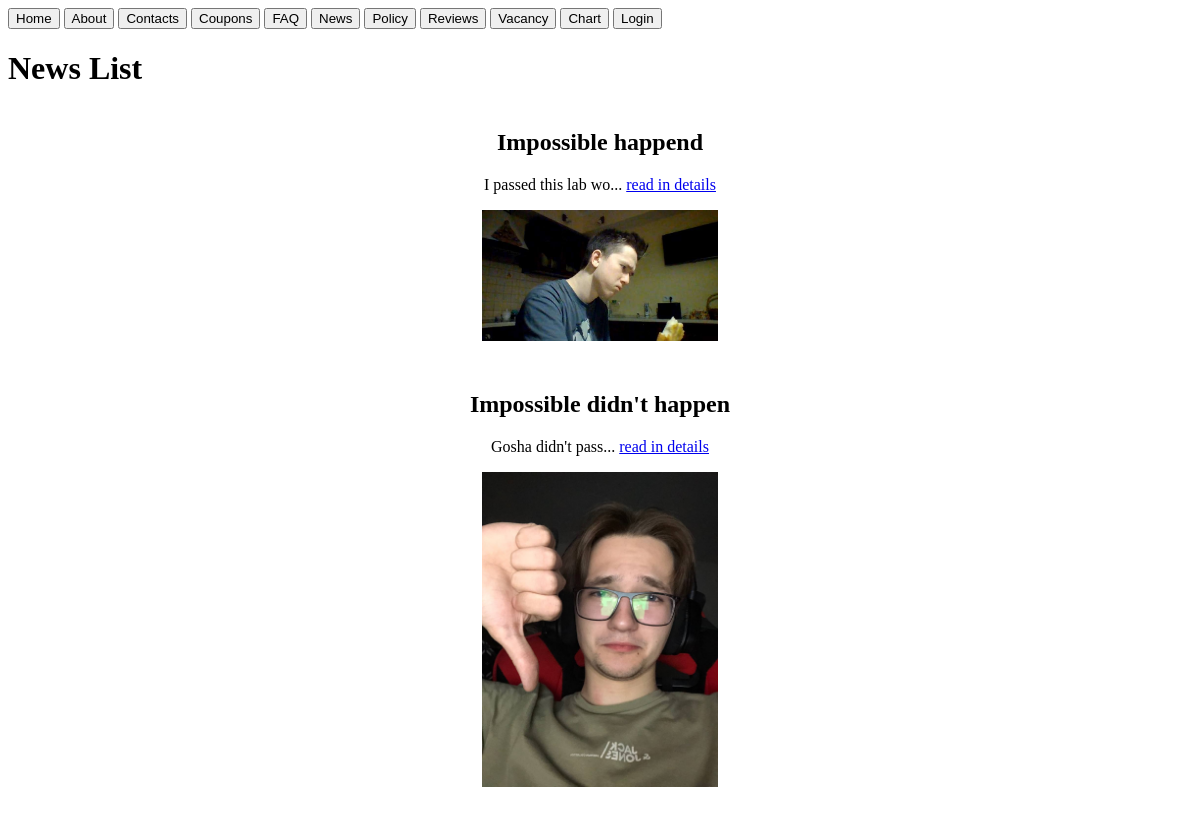
The app's page /news, older data.
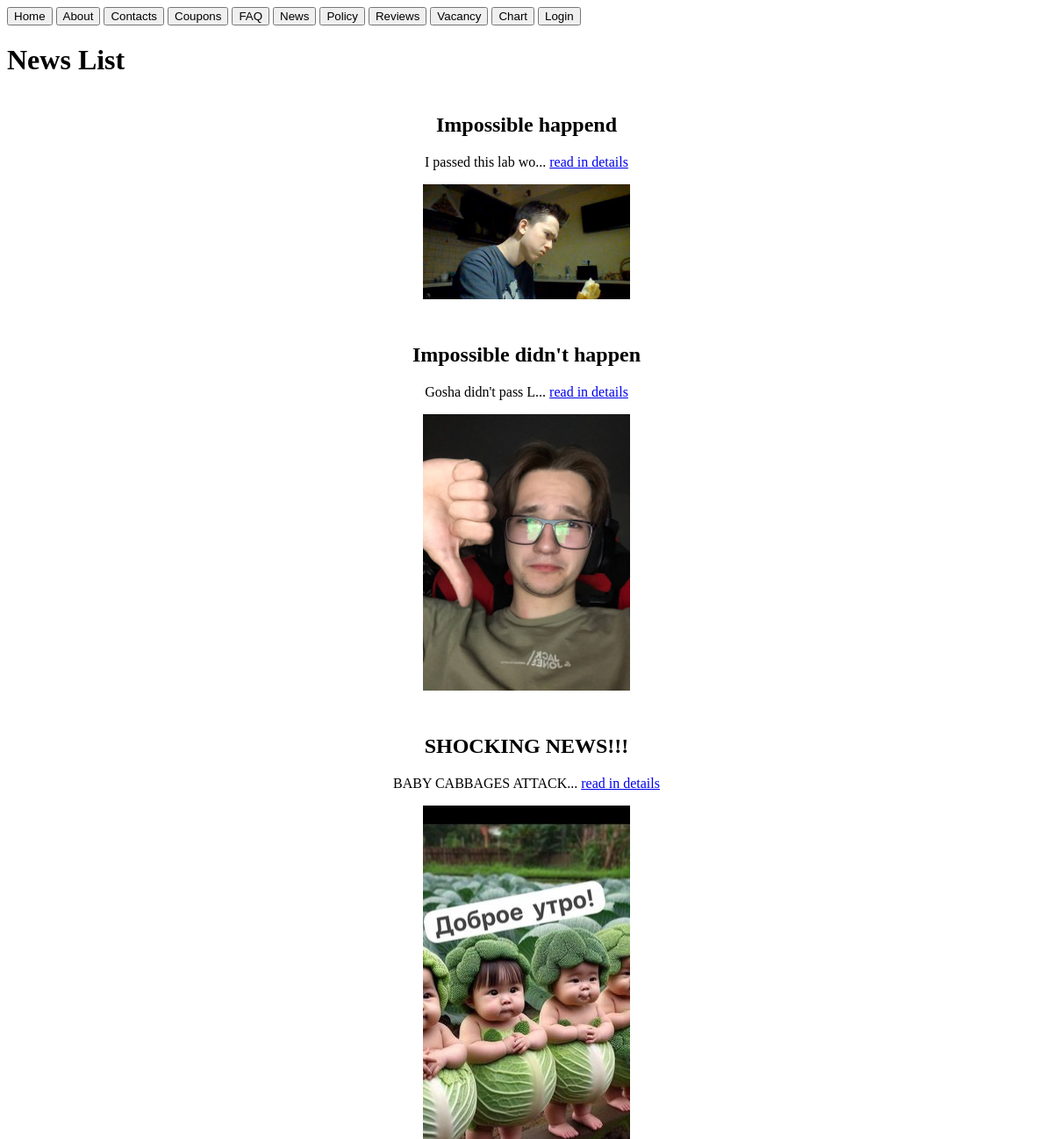
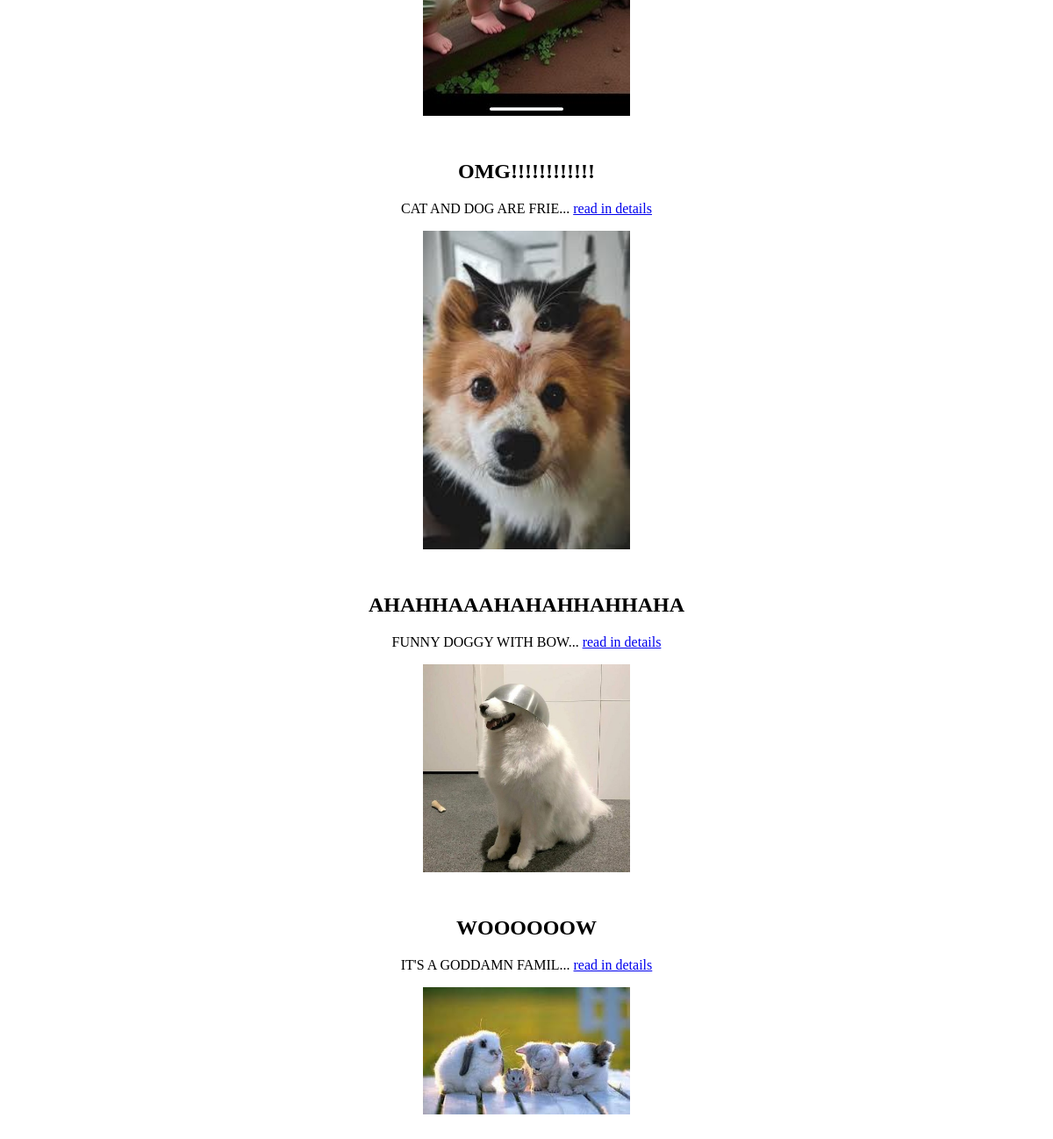
The same page, newer data (2 pictures, top to bottom).
### base/models.py (models this page shows, shortened)
class New(models.Model):
    title = models.CharField(max_length=100, null=False)
    description = models.TextField(null=False)
    image = models.ImageField(upload_to='news_images/')
    @property
    def short_description(self):
        return self.description[:20]

### base/views.py (the view)
# urls.py: path('news', views.news, name = 'news'),
def news(request):
    news_list = New.objects.all()
    return render(request, "base/news.html", {'news_list': news_list})

### base/templates/base/news.html (shortened to what this page needs)
{%include 'navbar.html'%}
<!DOCTYPE html>
<html lang="en">
<head>
</head>
<body>
    <h1>News List</h1>
    {% for news in news_list %}
        <div class="news-item">
            <div class="news-details">
                <h2>{{ news.title }}</h2>
                <p>{{ news.short_description }}... <a href = "{% url 'news_detailed' news.id %}">read in details</a></p>
            </div>
            <img src="{{ news.image.url }}" alt="{{ news.title }}" class="news-image">
        </div>
    {% endfor %}
</body>
</html>

### templates/navbar.html (shortened to what this page needs)
<!DOCTYPE html>
{%load static%}
<html lang="en">
<head>
</head>
<body>
    <a href="/"><button>Home</button></a>
    <a href="/about-us"><button>About</button></a>
    <a href="/contact"><button>Contacts</button></a>
    <a href="/coupons"><button>Coupons</button></a>
    <a href="/faq"><button>FAQ</button></a>
    <a href="/news"><button>News</button></a>
    <a href="/conf"><button>Policy</button></a>
    <a href="/reviews"><button>Reviews</button></a>
    <a href="/vacancies"><button>Vacancy</button></a>
    <a href="/category-chart"><button>Chart</button></a>
    {%if request.user.is_authenticated%}
    <a href="{% url 'logout' %}"><button>Logout</button></a>
    <a href='/cart'><button>Cart</button></a>
    <a href='/order_list'><button>Order List</button></a>
    {%else%}
    <a href="{% url 'login' %}"><button>Login</button></a>
    {%endif%}
</body>

### base/templates/base/news.html (style rules this page uses)
.news-item { display: flex; flex-direction: column; align-items: center; margin-bottom: 20px; text-align: center; }
.news-image { width: 20%; margin-bottom: 10px; }
.news-details { flex: 1; width: 100%; }

Row changes from the older to the newer data that the page shows:
changed New "Impossible didn't happen": short_description "Gosha didn't pass" → "Gosha didn't pass L"
added New: title "SHOCKING NEWS!!!", short_description "BABY CABBAGES ATTACK", image (picture)
added New: title "OMG!!!!!!!!!!!!", short_description "CAT AND DOG ARE FRIE", image (picture)
added New: title "AHAHHAAAHAHAHHAHHAHA", short_description "FUNNY DOGGY WITH BOW", image (picture)
added New: title "WOOOOOOW", short_description "IT'S A GODDAMN FAMIL", image (picture)
